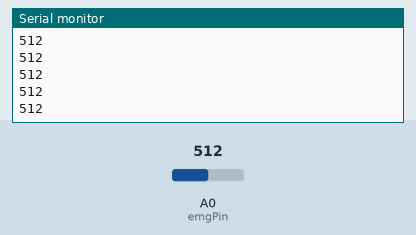
Recording of a sketch running on a simulated Arduino Uno, built with avr-gcc and run on an emulated ATmega328P. Parts: the last lines printed to the serial monitor. The test bench sets the inputs (shaded band); at power-on: A0 (emgPin) = 512.

Above: at 1.2 s.
1.3 s: A0 (emgPin) set to 716
At 1.32 s:
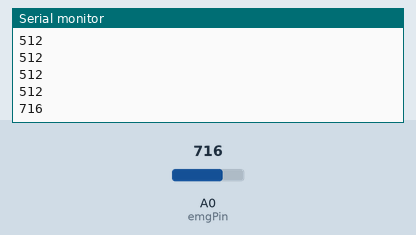
2.8 s: A0 (emgPin) set to 900
At 2.83 s:
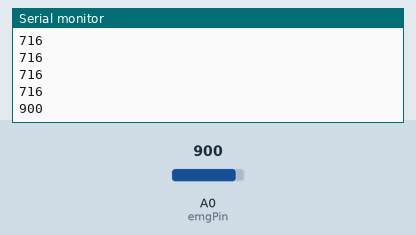
Timing chart, 0 to 5.8 s (numbered marks = the images above; inputs shaded):
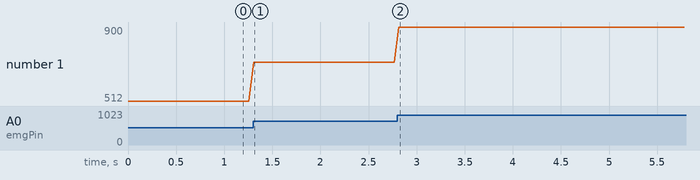

Measured:
- after the input at 1.3 s, the serial monitor: prints a new line at once (image 1)
- after the input at 2.8 s, the serial monitor: prints a new line at once (image 2)
- plotted number 1: 512 → 716 after the input at 1.3 s, 716 → 900 after the input at 2.8 s

The sketch:

MYOWare.ino
```cpp
const int emgPin = A0;

void setup() {
  Serial.begin(9600);
}

void loop() {
  int valor = analogRead(emgPin);

  Serial.println(valor);

  delay(50);
}
```
